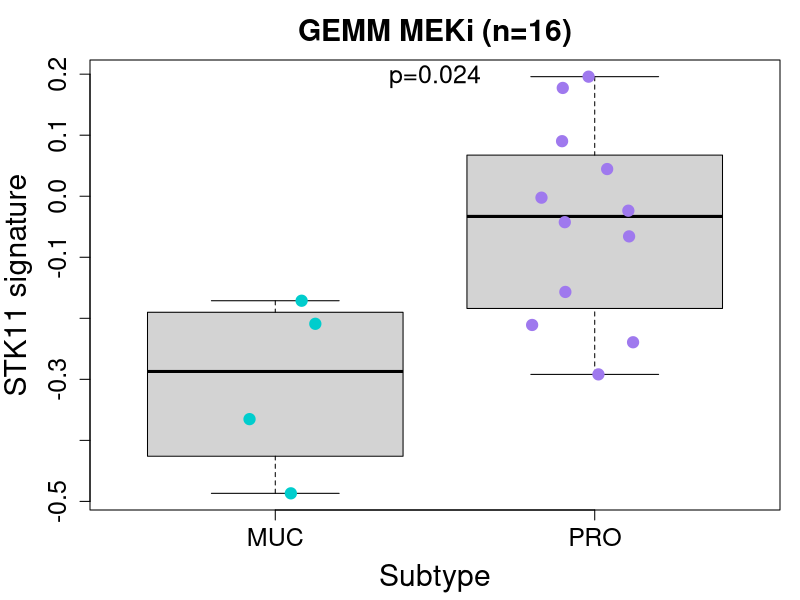

R code for this plot:
study <- "GEMM MEKi"
data <- read.table("../data/GEMM_MEKi_subtypes.tsv", sep="\t", header=TRUE, check.names=FALSE)
data <- data[!data$Subtype %in% "unclassified", ]
data$Subtype <- factor(data$Subtype, levels=c("MUC", "PRO"))
nbTumors <- nrow(data)

colors <- rep("cyan3", nbTumors)
colors[data$Subtype %in% "PRO"] <- "mediumpurple2"
pchs <- rep(19, nbTumors)

pdf("../figures/FigS6_GEMM_MEKi_STK11signatureBySubtype.pdf", width=5.5, height=6.5)
par(mar=c(4.5, 4.5, 3, 1))
boxplot(data$Stk11_deficiency_signature ~ data$Subtype, outline=FALSE,
				ylab="STK11 signature", xlab="Subtype", main=paste0(study," (n=",nbTumors,")"),
				cex.lab=1.8, cex.axis=1.5, cex.main=1.8, ylim=range(data$Stk11_deficiency_signature))
points(jitter(as.numeric(data$Subtype)), data$Stk11_deficiency_signature,
					col=colors, pch=pchs, cex=1.5)
pval <- signif(t.test(data$Stk11_deficiency_signature ~ data$Subtype)$p.value, 2)
text(x=1.5, y=max(data$Stk11_deficiency_signature), labels=paste0("p=",pval), cex=1.5)
dev.off()
